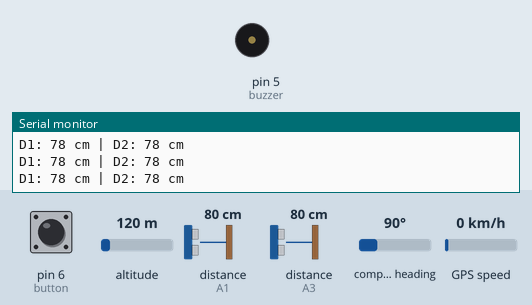
This sketch was run on a simulated Arduino Uno, built with avr-gcc and run on an emulated ATmega328P. On the bench: buzzer (waves = sounding, pin HIGH), the last lines printed to the serial monitor. Wiring (inferred from the names in the program): 2 × ultrasonic range finder: trigger A0, echo A1 / trigger A2, echo A3. Inputs (shaded band) come from the test bench; at power-on: distance to the obstacle (sensors on A1, A3) 80 cm, pin 6 (button) HIGH, altitude 120 m, compass heading 90°, GPS speed 0 km/h. The echo pulse lasts 58.3 µs per cm; the GPS gets a fix after 3 s at 37.7749, -122.4194 with 8 satellites; pins used as bus, display or sensor lines are not drawn.

Above: at 1.2 s.
1.3 s: distance to the obstacle (sensor on A1) set to 53 cm
3.1 s: distance to the obstacle (sensor on A1) set to 45 cm
At 4.9 s:
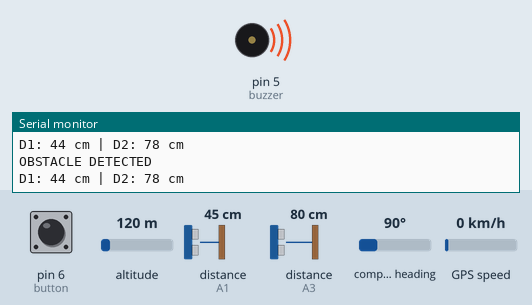
Timing chart, 0 to 6.4 s (numbered marks = the images above; inputs shaded):
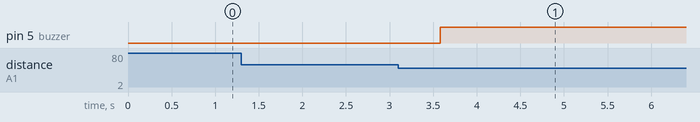

Measured:
- the behaviour switches between 51 and 50 cm on distance to the obstacle (sensor on A1) (found by bisection; images 0 and 1)
- after the input at 3.1 s, pin 5 (buzzer): LOW → HIGH after 0.48 s

The sketch:

smartstick.ino
```cpp
#include <SoftwareSerial.h>
#include <TinyGPS++.h>

// Ultrasonic pins
#define trig1 A0
#define echo1 A1
#define trig2 A2
#define echo2 A3

// Output/Input
#define buzzer 5
#define button 6

// Modules
SoftwareSerial gpsSerial(11, 10);
SoftwareSerial gsmSerial(3, 2);

TinyGPSPlus gps;

// Variables
int distance1, distance2;
String latitude = "0";
String longitude = "0";

bool buttonPressed = false;

// SETUP
void setup()
{
  pinMode(trig1, OUTPUT);
  pinMode(echo1, INPUT);
  pinMode(trig2, OUTPUT);
  pinMode(echo2, INPUT);

  pinMode(buzzer, OUTPUT);
  pinMode(button, INPUT_PULLUP);

  Serial.begin(9600);

  gpsSerial.begin(9600);
  gsmSerial.begin(9600);

  Serial.println("System Ready");
}

//LOOP
void loop()
{
  // STOP GPS (avoid interference)
  gpsSerial.end();

  // Read stable distances
  distance1 = stableDistance(trig1, echo1);
  delay(50);
  distance2 = stableDistance(trig2, echo2);

  //  Buzzer logic
  if ((distance1 > 2 && distance1 < 50) || (distance2 > 2 && distance2 < 50))
  {
    digitalWrite(buzzer, HIGH);
    Serial.println("OBSTACLE DETECTED");
  }
  else
  {
    digitalWrite(buzzer, LOW);
  }

  // Restart GPS
  gpsSerial.begin(9600);

  // Read GPS once per second
  static unsigned long lastGPS = 0;
  if (millis() - lastGPS > 1000)
  {
    readGPS();

    if (gps.location.isValid())
    {
      latitude = String(gps.location.lat(), 6);
      longitude = String(gps.location.lng(), 6);
    }

    lastGPS = millis();
  }

  // Button
  if (digitalRead(button) == LOW && !buttonPressed)
  {
    delay(50);
    if (digitalRead(button) == LOW)
    {
      buttonPressed = true;
      sendSMS();
    }
  }

  if (digitalRead(button) == HIGH)
  {
    buttonPressed = false;
  }

  // Debug
  Serial.print("D1: ");
  Serial.print(distance1);
  Serial.print(" cm | D2: ");
  Serial.print(distance2);
  Serial.println(" cm");

  delay(150);
}

// GPS FUNCTION
void readGPS()
{
  gpsSerial.listen();

  unsigned long start = millis();
  while (millis() - start < 300) // read for 300ms
  {
    while (gpsSerial.available())
    {
      gps.encode(gpsSerial.read());
    }
  }
}

// DISTANCE FUNCTION
int getDistance(int trig, int echo)
{
  digitalWrite(trig, LOW);
  delayMicroseconds(5);

  digitalWrite(trig, HIGH);
  delayMicroseconds(10);
  digitalWrite(trig, LOW);

  long duration = pulseIn(echo, HIGH, 20000);

  if (duration <= 0)
    return -1;

  int distance = duration * 0.034 / 2;

  if (distance < 2 || distance > 400)
    return -1;

  return distance;
}

//STABLE DISTANCE
int stableDistance(int trig, int echo)
{
  int sum = 0, count = 0;

  for (int i = 0; i < 5; i++)
  {
    int d = getDistance(trig, echo);

    if (d > 2 && d < 400)
    {
      sum += d;
      count++;
    }

    delay(10);
  }

  if (count == 0) return -1;

  return sum / count;
}

// SMS FUNCTION
void sendSMS()
{
  gsmSerial.listen();

  Serial.println("Sending SMS...");

  gsmSerial.println("AT+CMGF=1");
  delay(1000);

 gsmSerial.println("AT+CMGS=\"+91XXXXXXXXXX\"");

  delay(1000);

  if (gps.location.isValid())
  {
    gsmSerial.print("EMERGENCY! I need help.\nLocation:\n");
    gsmSerial.print("https://maps.google.com/?q=");
    gsmSerial.print(latitude);
    gsmSerial.print(",");
    gsmSerial.print(longitude);
  }
  else
  {
    gsmSerial.print("EMERGENCY! I need help.\nLocation not available.");
  }

  delay(500);
  gsmSerial.write(26);

  Serial.println("SMS Sent");
}
```
